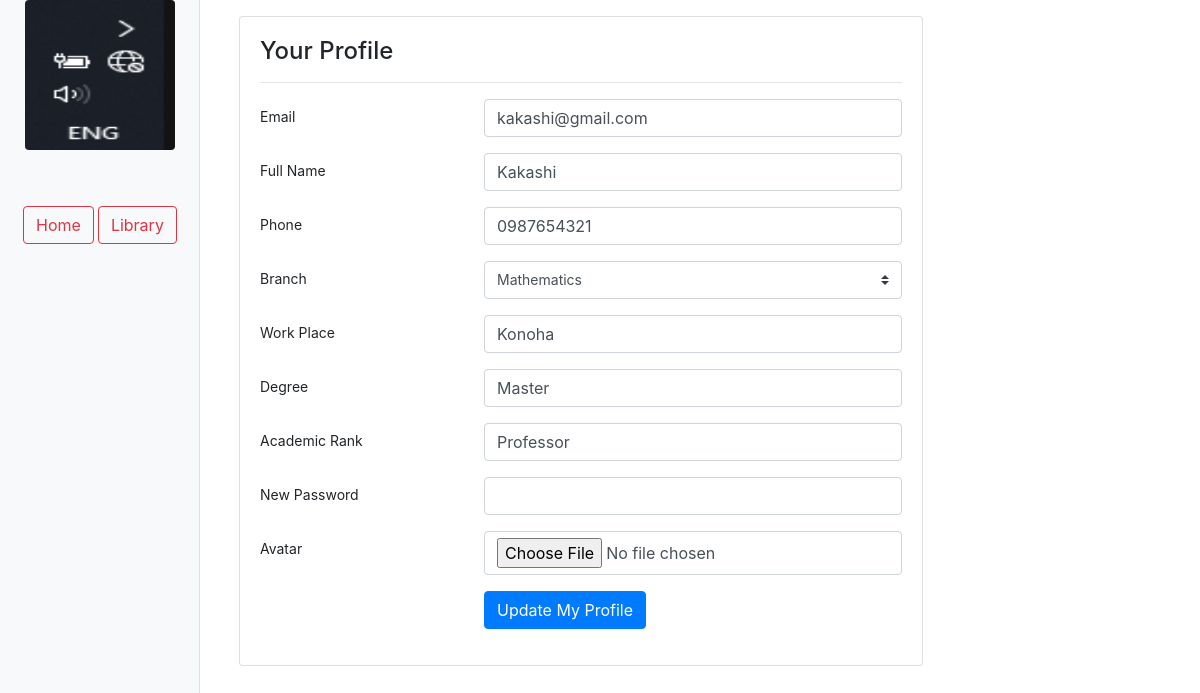
Page /teacher/profile (signed in) on the committed database.
### tables this page shows
CREATE TABLE `teacher` (
  `id` int NOT NULL AUTO_INCREMENT,
  `user_id` int NOT NULL,
  `degree` varchar(20) DEFAULT NULL,
  `work_place` varchar(50) DEFAULT NULL,
  `academic_rank` varchar(20) DEFAULT NULL,
  `branch_id` int DEFAULT NULL,
  PRIMARY KEY (`id`),
  KEY `fkIdx_212` (`user_id`),
  KEY `FK_teacher_branch` (`branch_id`),
  CONSTRAINT `FK_teacher_branch` FOREIGN KEY (`branch_id`) REFERENCES `branch` (`id`) ON DELETE CASCADE ON UPDATE CASCADE,
  CONSTRAINT `FK_user_teacher` FOREIGN KEY (`user_id`) REFERENCES `user` (`id`) ON DELETE CASCADE ON UPDATE CASCADE
);

CREATE TABLE `user` (
  `id` int NOT NULL AUTO_INCREMENT,
  `email` varchar(100) NOT NULL,
  `pass_hashed` varchar(255) NOT NULL,
  `name` varchar(100) NOT NULL,
  `phone_number` varchar(10) DEFAULT NULL,
  `role_id` int NOT NULL,
  `avatar` varchar(100) DEFAULT NULL,
  `active` tinyint(1) DEFAULT NULL,
  PRIMARY KEY (`id`),
  KEY `fkIdx_235` (`role_id`),
  CONSTRAINT `FK_235` FOREIGN KEY (`role_id`) REFERENCES `role` (`id`)
);

### controllers/base_controller.php (called while the page is built)
<?php
class BaseController
{
    protected $file;
    public function render($data)
    {
        $path = 'views/' . $this->file;
        include_once($path);
    }
}

### models/repository/teacherDAO/TeacherDAO.php (called while the page is built, shortened)
<?php
class TeacherDAO
{
    public function findByUserID($user_id): ?array
    {
        $db = DB::getInstance();
        $sql = sprintf(TeacherQuery::SELECT_BY_USER_ID, $user_id);
        $result = $db->query($sql);
        if ($result->num_rows > 0) {
            while ($row = $result->fetch_assoc()) {
                return $row;
            }
        } else {
            return null;
        }
    }
}

### models/service/TeacherService.php (called while the page is built, shortened)
<?php
require_once('./models/repository/teacherDAO/TeacherDAO.php');
class TeacherService
{
    private $teacherDAO;
    public function __construct()
    {
        $this->teacherDAO = new TeacherDAO();
    }
    public function getByUserID($user_id){
            $result = $this->teacherDAO->findByUserID($user_id);
            if ($result) {
                $teacher = new Teacher($result['id'], $result["degree"], $result["academic_rank"], $result["work_place"], $result["user_id"], $result["email"], $result["pass_hashed"], $result["name"], $result["phone_number"], $result["role_id"], $result['active'],$result['branch_id']);
                $teacher->setAvatar($result['avatar']);
                return $teacher;
            } else {
                return null;
            }
    }
}

### controllers/teacher_controller.php (called while the page is built, shortened)
<?php
include_once("./controllers/base_controller.php");
include_once("./models/service/TeacherService.php");
class TeacherController extends BaseController{
    private $teacherService;
    private $branchService;
    public function __construct()
    {
        $this->teacherService = new TeacherService();
        $this->branchService = new BranchService();
    }
    public function getProfileData(){
        $teacher = $this->teacherService->getByUserID($_SESSION['user']['id']);
        $teacher_data = array(
            'email'=>$teacher->getEmail(),
            'name'=>$teacher->getName(),
            'phone'=>$teacher->getPhoneNumber(),
            'work_place'=>$teacher->getWorkPlace(),
            'branch'=>$teacher->getBranchId(),
            'degree'=>$teacher->getDegree(),
            'academic_rank'=>$teacher->getAcademicRank()
        );
        $branch_data = $this->getBranchData();
        $profile_data = array(
            'teacher'=>$teacher_data,
            'branches'=>$branch_data
        );
        $avatar = $teacher->getAvatar();
        if(!$avatar){
            $profile_data['avatar'] = "default_avatar/img_avatar2.png";
        } else{
            $profile_data['avatar'] = "user_avatar/".$avatar;
        }
        return $profile_data;
    }
    public function getBranchData(){
        $branches = $this->branchService->getAll();
        $branch_data = array();
        for ($i = 0; $i < count($branches); $i++){
            $data = array(
                'id'=>$branches[$i]->getId(),
                'name'=>$branches[$i]->getName()
            );
            $branch_data[$i] =  $data;
        }
        return $branch_data;
    }
}

### models/repository/branchDAO/BranchDAO.php (called while the page is built, shortened)
<?php
class BranchDAO
{
    public function getAll(): ?array
    {
        $db = DB::getInstance();
        $sql = sprintf(BranchQuery::SELECT_ALL);
        $rows = array();
        $result = $db->query($sql);
        $i = 0;
        if ($result->num_rows > 0) {
            while ($row = $result->fetch_assoc()) {
                $rows[$i] = $row;
                $i++;
            }
            return $rows;
        } else {
            return null;
        }
    }
}

### models/service/BranchService.php (called while the page is built, shortened)
<?php
require_once('./models/repository/branchDAO/BranchDAO.php');
class BranchService
{
    private $branchDAO;
    public function __construct()
    {
        $this->branchDAO = new BranchDAO();
    }
    public function getAll(): ?array
    {
        $result = $this->branchDAO->getAll();
        $branches = array();
        $i = 0;
        if ($result) {
            foreach ($result as $row) {
                $branch = new Branch($row['id'], $row['name']);
                $branches[$i] = $branch;
                $i++;
            }
            return $branches;
        } else {
            return null;
        }
    }
}

### views/teacher/teacher_profile_ui.php (the view, shortened to what this page needs)
<!doctype html>
<html lang='en'>
<head>
    <link rel='stylesheet' href='https://maxcdn.bootstrapcdn.com/bootstrap/4.0.0/css/bootstrap.min.css'>
    <link href='/Graduation-Project-Management/assets/css/admin-style.css' rel='stylesheet'>
    <link rel='stylesheet' href='https://cdnjs.cloudflare.com/ajax/libs/font-awesome/5.11.0/css/all.min.css'>
</head>
<body>
<div class='container-fluid height-100vh'>
    <div class='row'>
        <nav class='col-md-2 d-none d-md-block bg-light sidebar text-center'>
            <div class='text-center'>
                <a href='#' role='button' data-toggle='dropdown' aria-haspopup='true' aria-expanded='false'>
                    <?php
                    echo "<img src='/Graduation-Project-Management/assets/image/".$data['avatar']."' width='150px' height='150px' class='rounded' alt='...'>"
                    ?>
                </a>
            </div>
            <div class='sidebar-sticky'>
                <a class='btn btn-outline-danger my-5' href='/Graduation-Project-Management/teacher'>Home</a>
                <a class='btn btn-outline-danger my-5' href='/Graduation-Project-Management/library'>Library</a>
            </div>
        </nav>
        <main role='main' class='col-md-9 ml-sm-auto col-lg-10 pt-3 px-4'>
            <div class='col-md-9'>
                <div class='card'>
                    <div class='card-body'>
                        <div class='row'>
                            <div class='col-md-12'>
                                <h4>Your Profile</h4>
                                <hr>
                            </div>
                        </div>
                        <div class='row'>
                            <div class='col-md-12'>
                                <?php
                                    echo "<form action='/Graduation-Project-Management/teacher/profile/update' method='post' enctype='multipart/form-data'>
                                    <div class='form-group row'>
                                        <label for='email' class='col-4 col-form-label'>Email</label>
                                        <div class='col-8'>
                                            <input id='email' name='email' class='form-control here' required type='text' value='".$data['teacher']['email']."'>
                                        </div>
                                    </div>
                                    <div class='form-group row'>
                                        <label for='name' class='col-4 col-form-label'>Full Name</label>
                                        <div class='col-8'>
                                            <input id='name' name='name' class='form-control here' required type='text' value='".$data['teacher']['name']."'>
                                        </div>
                                    </div>
                                    <div class='form-group row'>
                                        <label for='phone' class='col-4 col-form-label'>Phone</label>
                                        <div class='col-8'>
                                            <input id='phone' name='phone' class='form-control here' pattern='(09|03|07|08|05)+([0-9]{8})\b' required type='text' value='".$data['teacher']['phone']."'>
                                        </div>
                                    </div>
                                    <div class='form-group row'>
                                        <label for='select' class='col-4 col-form-label'>Branch</label>
                                        <div class='col-8'>
                                            <select id='select' name='branch' class='custom-select'>";
                                                foreach ($data['branches'] as $branch) {
                                                    if($branch['id'] == $data['teacher']['branch']){
                                                        echo "<option selected value='".$branch['id']."'>".$branch['name']."</option>";
                                                    } else{
                                                        echo "<option value='".$branch['id']."'>".$branch['name']."</option>";
                                                    }
                                                }
                                      echo "</select>
                                        </div>
                                    </div>
                                    <div class='form-group row'>
                                        <label for='work_place' class='col-4 col-form-label'>Work Place</label>
                                        <div class='col-8'>
                                            <input id='work_place' name='work_place' class='form-control here' type='text' value='".$data['teacher']['work_place']."'>
                                        </div>
                                    </div>
                                    <div class='form-group row'>
                                        <label for='degree' class='col-4 col-form-label'>Degree</label>
                                        <div class='col-8'>
                                            <input id='degree' name='degree' class='form-control here' type='text' value='".$data['teacher']['degree']."'>
                                        </div>
                                    </div>
                                    <div class='form-group row'>
                                        <label for='academic_rank' class='col-4 col-form-label'>Academic Rank</label>
                                        <div class='col-8'>
                                            <input id='academic_rank' name='academic_rank' class='form-control here' type='text' value='".$data['teacher']['academic_rank']."'>
                                        </div>
                                    </div>
                                    <div class='form-group row'>
                                        <label for='new_password' class='col-4 col-form-label'>New Password</label>
                                        <div class='col-8'>
                                            <input id='new_password' name='new_password' class='form-control here' type='text'>
                                        </div>
                                    </div>
                                    <div class='form-group row'>
                                        <label for='avatar' class='col-4 col-form-label'>Avatar</label>
                                        <div class='col-8'>
                                            <input id='avatar' name='avatar' class='form-control here' type='file'>
                                        </div>
                                    </div>
                                    <div class='form-group row'>
                                        <div class='offset-4 col-8'>
                                            <button name='submit' type='submit' class='btn btn-primary'>Update My Profile</button>
                                        </div>
                                    </div>
                                </form>";
                                ?>
                            </div>
                        </div>
                    </div>
                </div>
            </div>
        </main>
    </div>
</div>
</body>
</html>

### assets/css/admin-style.css (style rules this page uses)
body { font-size: .875rem; }
.sidebar { position: fixed; top: 0; bottom: 0; left: 0; z-index: 100; padding: 0; box-shadow: inset -1px 0 0 rgba(0, 0, 0, .1); }
.sidebar-sticky { position: -webkit-sticky; position: sticky; top: 48px; height: calc(100vh - 48px); padding-top: .5rem; overflow-x: hidden; overflow-y: auto; }
.height-100vh { height: 100vh; }

### rows in the picture
teacher: email "kakashi@gmail.com", name "Kakashi", phone "0987654321", work_place "Konoha", degree "Master", academic_rank "Professor"

### other values in the picture
form field branch "Mathematics"
